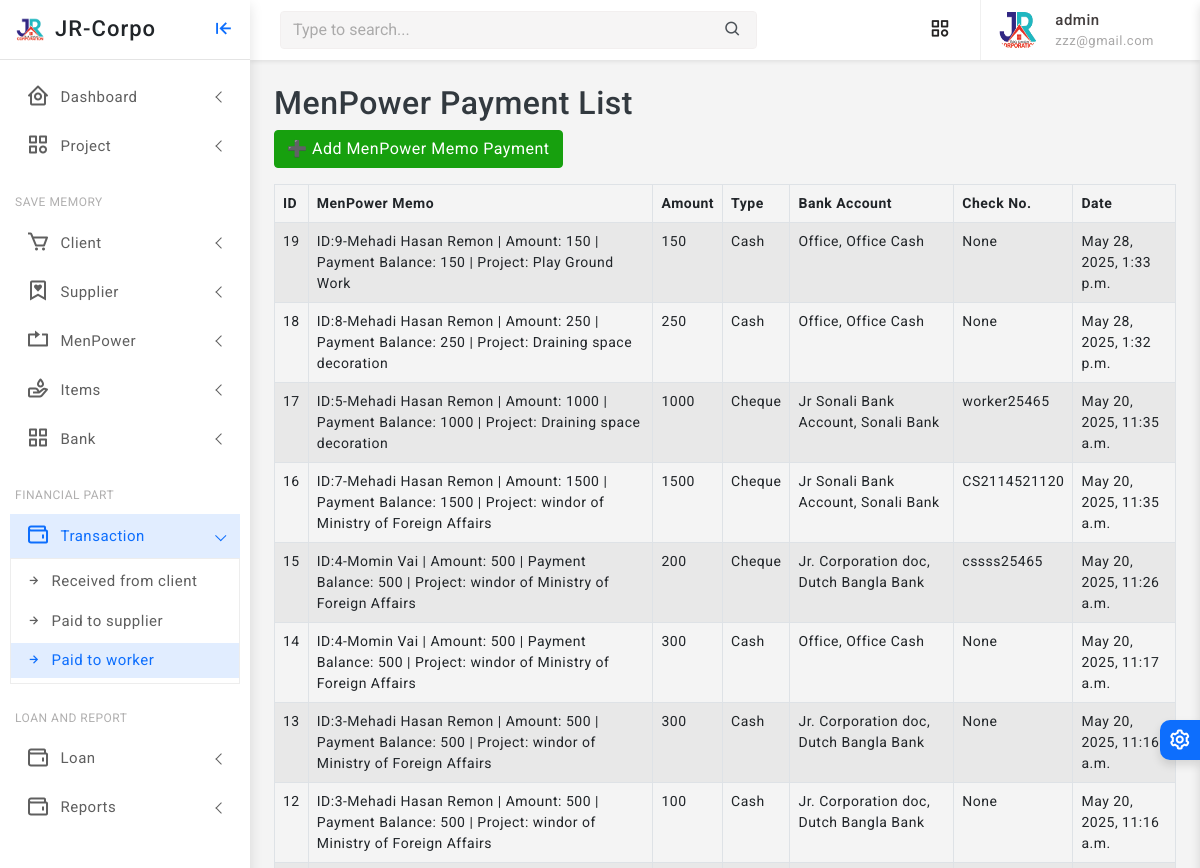
Page /menpower-payment/list/ (signed in, upper part) on the earlier database version.
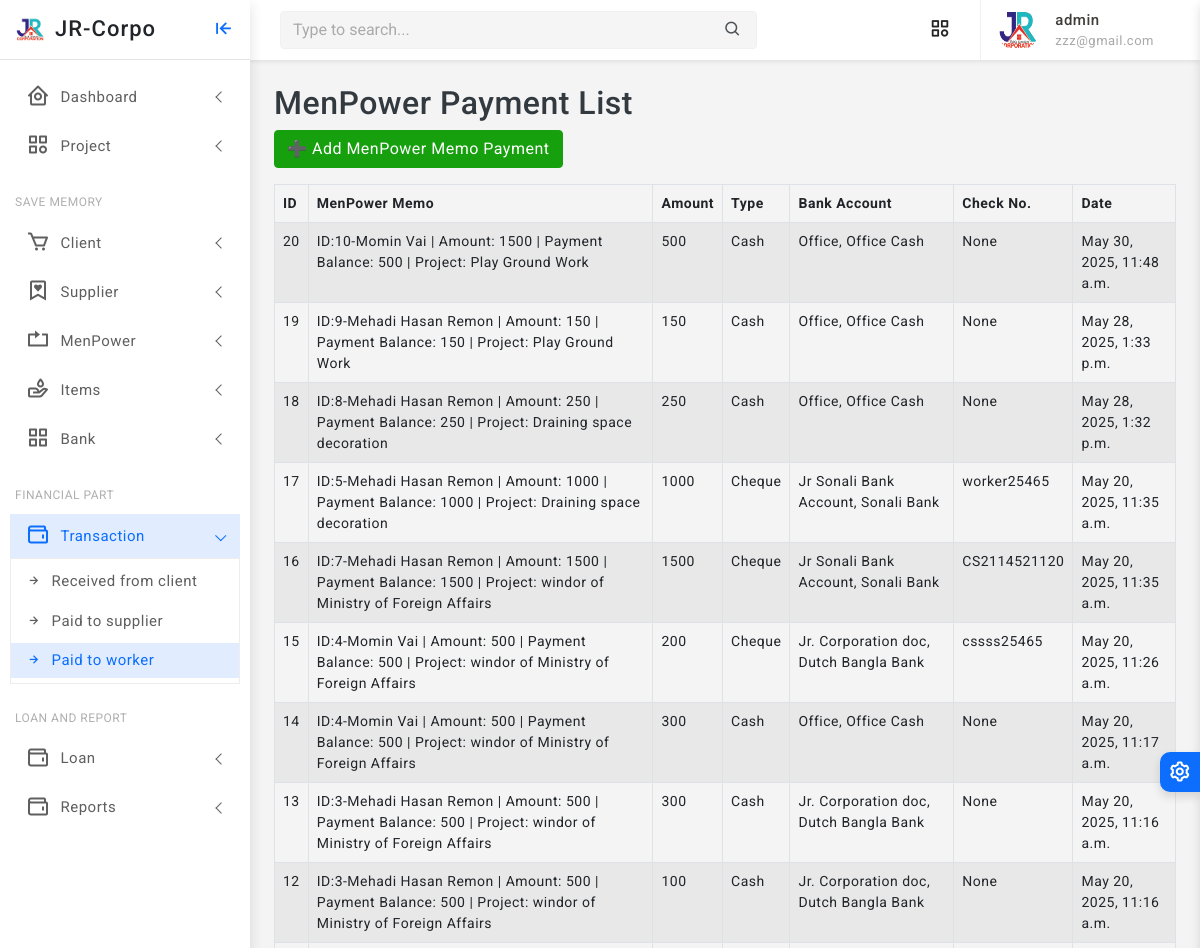
Same page on the later database version.
### finance/models.py (models this page shows, shortened)
class MenPowerPayment(models.Model):
    PAYMENT_TYPE_CHOICES = [
        ('CASH', 'Cash'),
        ('BANK', 'Bank Deposit'),
        ('MOBILE', 'Bkash / Nogod / Rocket'),
        ('CHEQUE', 'Cheque'),
    ]
    menpowermemo = models.ForeignKey('core.ManpowerMemo', on_delete=models.CASCADE)
    amount = models.PositiveIntegerField()
    type = models.CharField(max_length=20, choices=PAYMENT_TYPE_CHOICES)
    bank_account = models.ForeignKey('BankAccount', on_delete=models.PROTECT)
    check_number = models.CharField(max_length=100, blank=True, null=True, help_text="Only fill this if payment is not Cash.")
    is_payment_done = models.BooleanField(default=False)
    created_at = models.DateTimeField(auto_now_add=True, blank=True, null=True)

class BankAccount(models.Model):
    ACCOUNT_TYPES = [
        ('CASH', 'Cash'),
        ('BANK', 'Bank Deposit'),
        ('MOBILE', 'Bkash / Nogod / Rocket'),
        ('CHEQUE', 'Cheque'),
    ]
    bank = models.ForeignKey(Bank, on_delete=models.SET_NULL, null=True, blank=True, help_text="Select bank name")
    account_name = models.CharField(max_length=100, help_text="Account holder's name")
    account_number = models.CharField(max_length=50, unique=True)
    account_type = models.CharField(max_length=10, choices=ACCOUNT_TYPES, default='SAVINGS')
    balance = models.PositiveIntegerField(default=0)
    created_at = models.DateTimeField(auto_now_add=True)
    def __str__(self):
        return f"{self.account_name}, {self.bank}"
    class Meta:
        verbose_name = "Bank Account"
        verbose_name_plural = "Bank Accounts"

class Bank(models.Model):
    name = models.CharField(max_length=100)
    def __str__(self):
        return self.name

### core/models.py (models this page shows, shortened)
class ManpowerMemo(models.Model):
    project = models.ForeignKey(Project, on_delete=models.CASCADE, related_name='manpower_memos')
    worker = models.ForeignKey(MenPower, on_delete=models.CASCADE, related_name='memos')
    amount = models.PositiveIntegerField(default=0)
    payment_balance = models.PositiveIntegerField(default=0)
    is_payment_done = models.BooleanField(default=False, null=True, blank=True)
    created_at = models.DateTimeField(auto_now_add=True)
    updated_at = models.DateTimeField(auto_now=True)
    def __str__(self):
        return f"ID:{self.id}-{self.worker} | Amount: {self.amount} | Payment Balance: {self.payment_balance} | Project: {self.project.name}"

class Organization(models.Model):
    name = models.CharField(max_length=255, unique=True)
    location = models.CharField(max_length=255)
    phone = models.CharField(max_length=20)
    logo = models.ImageField(upload_to='media/logos/', blank=True, null=True)
    created_at = models.DateTimeField(auto_now_add=True)
    updated_at = models.DateTimeField(auto_now=True)
    class Meta:
        abstract = True
    def __str__(self):
        return self.name

class MenPower(Organization):
    pass

class Project(models.Model):
    STATUS_CHOICES = [
        ('RUNNING', 'Running'),
        ('TRIAL', 'Trial Period'),
        ('CLOSED', 'Closed'),
        ('OTHER', 'Other'),
    ]
    company = models.ForeignKey(Company, on_delete=models.CASCADE, related_name='projects')
    name = models.CharField(max_length=255)
    location = models.CharField(max_length=255)
    approximate_bill = models.PositiveIntegerField(default=0)
    current_cost = models.PositiveIntegerField(default=0, null=True, blank=True)
    final_bill = models.PositiveIntegerField(default=0, null=True, blank=True)
    current_paid = models.PositiveIntegerField(default=0, null=True, blank=True)
    created_at = models.DateTimeField(auto_now_add=True)
    updated_at = models.DateTimeField(auto_now=True)
    status = models.CharField(max_length=10, null=True, blank=True, choices=STATUS_CHOICES, default='RUNNING')

### finance/views.py (the view)
# urls.py: path('menpower-payment/list/', views.menpower_payment_list, name='menpower_payment_list'),
@staff_required
def menpower_payment_list(request):
    payments = MenPowerPayment.objects.select_related('menpowermemo', 'bank_account').all().order_by('-id')[:150]
    return render(request, 'payment/menpower_payment_list.html', {'payments': payments})

### finance/views.py (called while the page is built)
def staff_required(view_func):
    return user_passes_test(lambda u: u.is_authenticated and u.is_staff)(view_func)

### finance/templates/payment/menpower_payment_list.html
{% extends 'partials/base0.html' %}
{% load static %}
{% block content %}
    <h2>MenPower Payment List</h2>
    <a href="{% url 'create_menpower_payment' %}" class="btn btn-success mb-3">➕ Add MenPower Memo Payment</a>
    <table class="table table-bordered table-striped">
        <thead>
            <tr>
                <th>ID</th>
                <th>MenPower Memo</th>
                <th>Amount</th>
                <th>Type</th>
                <th>Bank Account</th>
                <th>Check No.</th>
                <th>Date</th>
            </tr>
        </thead>
        <tbody>
            {% for payment in payments %}
                <tr>
                    <td>{{ payment.id }}</td>
                    <td>{{ payment.menpowermemo }}</td>
                    <td>{{ payment.amount }}</td>
                    <td>{{ payment.get_type_display }}</td>
                    <td>{{ payment.bank_account }}</td>
                    <td>{{ payment.check_number }}</td>
                    <td>{{ payment.created_at|default:"-" }}</td>
                </tr>
            {% empty %}
                <tr>
                    <td colspan="8">No supplier payments found.</td>
                </tr>
            {% endfor %}
        </tbody>
    </table>
{% endblock %}

Differences in the rows shown:
added MenPowerPayment: id "20", menpowermemo "ID:10-Momin Vai | Amount: 1500 | Payment Balance: 500 | Project: Play Ground Work", amount "500", type "Cash", bank_account "Office, Office Cash", check_number "None", created_at "May 30, 2025, 11:48 a.m."
